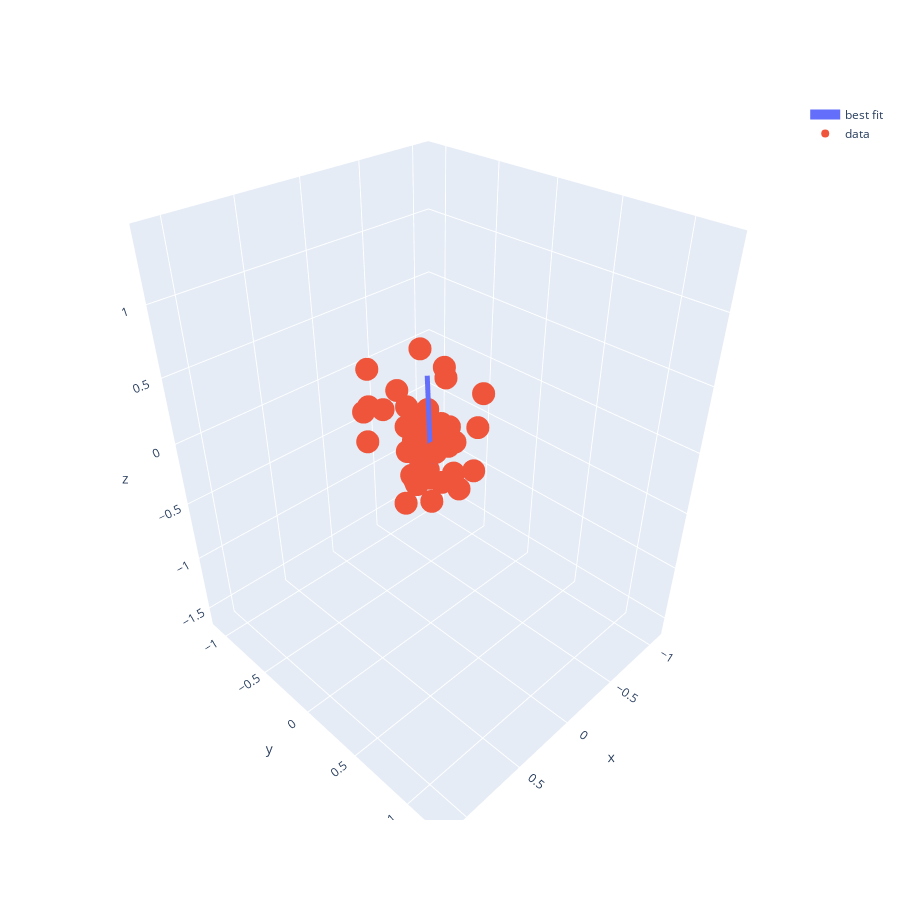

Notebook code for this chart:
### Code cell
xy = np.linspace(-1, 1, 40)
fxy = Line3D()

noisy_x = [x + rng(-0.3, 0.3) for x in xy]
noisy_y = [y + rng(-0.3, 0.3) for y in xy]
noisy_z = [fxy(x,y) + rng(-0.3, 0.3) for (x,y) in zip(xy,xy)]

reg_line = reg([*zip(noisy_x, noisy_y)], noisy_z)(np.column_stack((xy,xy)))

trace1 = go.Scatter3d(
    x=xy, y=xy, z=reg_line,
    line=dict(width=10),
    name='best fit',
    mode='lines'
)

trace2 = go.Scatter3d(
    x=noisy_x, y=noisy_y, z=noisy_z,
    name='data',
    mode='markers'
)

layout = go.Layout(width=900, height=900)
fig = go.Figure(data=[trace1,trace2], layout=layout)
fig.show()
